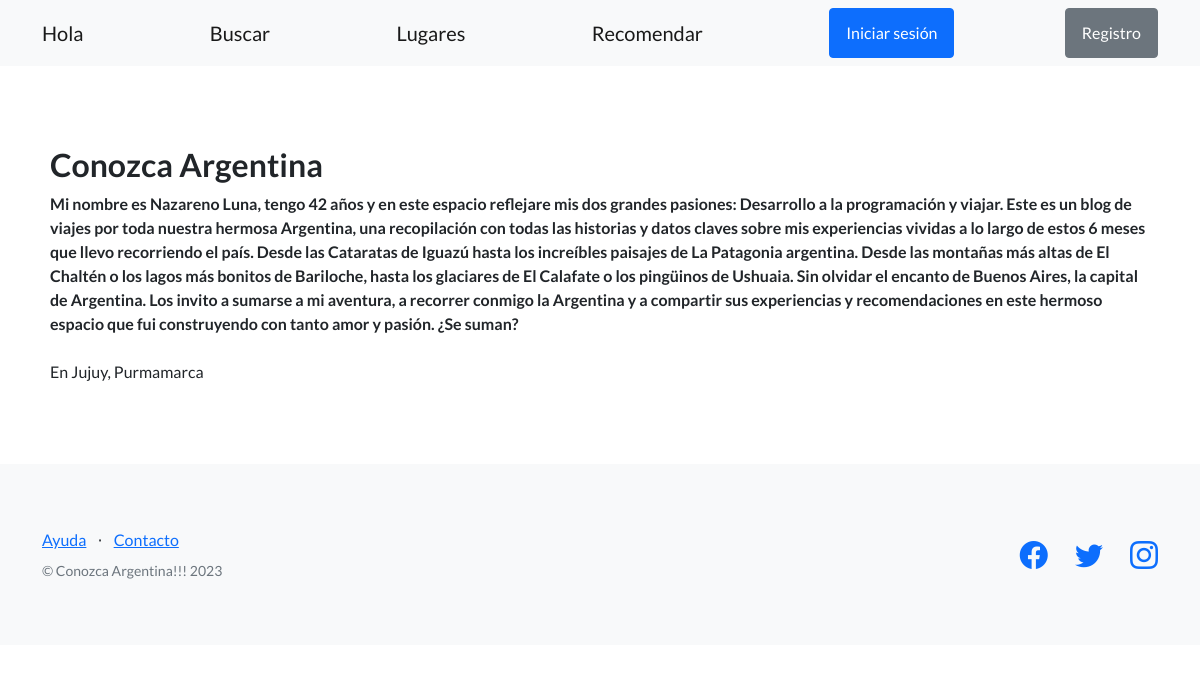
The app's page /plataforma/abou_me/ with its own data.
### viajeros/models.py (models this page shows)
class AboutMe(models.Model):
    titulo = models.CharField(max_length=256)
    mi_blog = models.CharField(max_length=1000)
    imagen = models.ImageField(upload_to="imagenes",null=True,blank=True)

### viajeros/views.py (the view)
# urls.py: path('abou_me/',listar_about_me, name="listar_about_me"),
def listar_about_me(request):
    about = AboutMe.objects.all()
    contexto = {
        'aboutme': about
    }
    return render(
        request=request,
        template_name='viajeros/lista_hola.html',
        context = contexto,
    )

### viajeros/templates/viajeros/lista_hola.html (shortened to what this page needs)
{% extends "viajeros/base.html" %}
{% block contenido %}
{% for about in aboutme %}
  <tbody>
    <h2>{{about.titulo}}</h2>
    <span>
     <b>{{about.mi_blog}}</b>
    </span>
    <br>
    <span>
      <br>
      <h7>En Jujuy, Purmamarca</h7>
    </span>
  </tbody>
{% endfor %}
{% endblock contenido %}

### records on screen
AboutMe: titulo "Conozca Argentina", mi_blog "Mi nombre es Nazareno Luna, tengo 42 años y en este espacio reflejare mis dos grandes pasiones: Desarrollo a la programación y viajar. Este es un blog de viajes por toda nuestra hermosa Argentina, una recopilación con todas las historias y datos claves sobre mis experiencias vividas a lo largo de estos 6 meses que llevo recorriendo el país. Desde las Cataratas de Iguazú hasta los increíbles paisajes de La Patagonia argentina. Desde las montañas más altas de El Chaltén o los lagos más bonitos de Bariloche, hasta los glaciares de El Calafate o los pingüinos de Ushuaia. Sin olvidar el encanto de Buenos Aires, la capital de Argentina. Los invito a sumarse a mi aventura, a recorrer conmigo la…"
